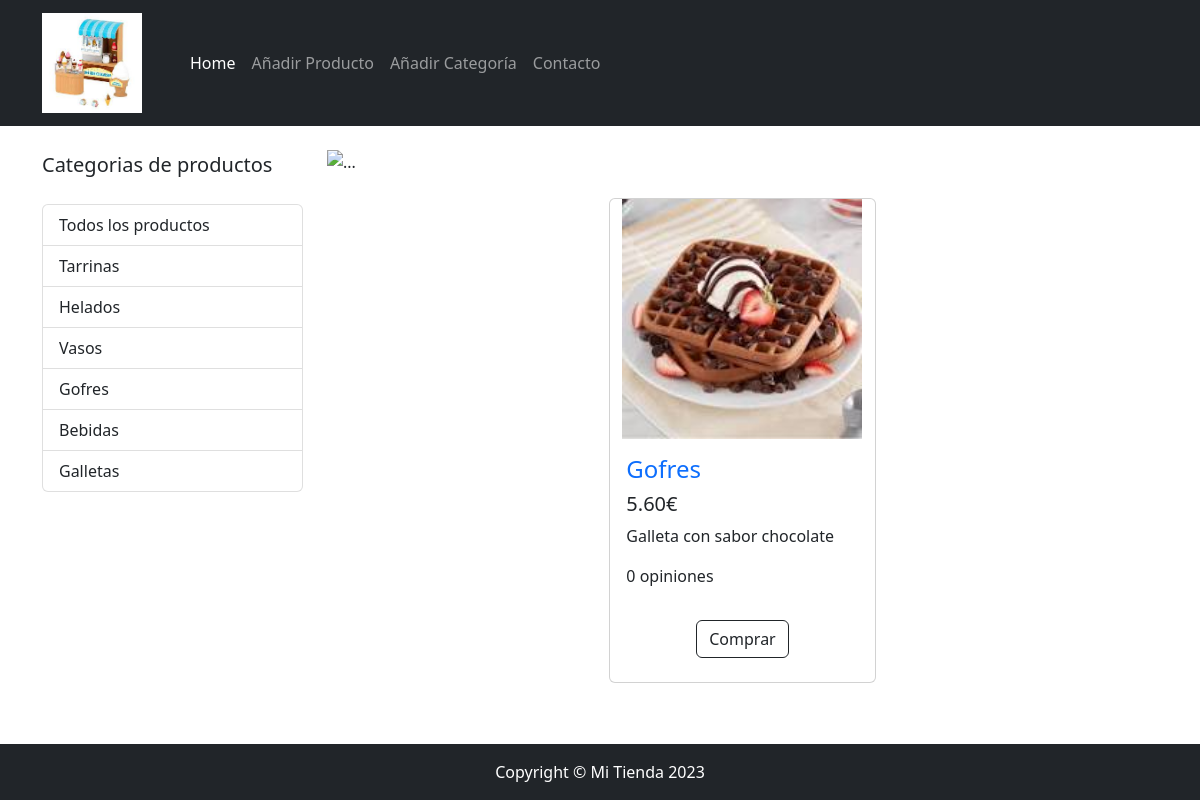
Screenshot of /tienda/index.php?id_cat=4 with the database file from the repository.
### tables this page shows
CREATE TABLE `categorias` (
  `id_categoria` int(6) NOT NULL,
  `nombre` varchar(30) NOT NULL,
  `descripcion` text NOT NULL
);

CREATE TABLE `productos` (
  `id_producto` int(6) NOT NULL,
  `categoria_id` int(6) NOT NULL,
  `nombre` varchar(50) NOT NULL,
  `descripcion` text NOT NULL,
  `precio` decimal(6,2) NOT NULL,
  `url_foto` text NOT NULL,
  `n_opiniones` smallint(5) NOT NULL,
  `fecha` timestamp NOT NULL DEFAULT current_timestamp()
);

### tienda/index.php (the view, shortened to what this page needs)
<?php include("_header.php"); ?>
  <div class="container">
    <div class="row">
      <div class="col-lg-3">
        <p class="lead my-4">Categorias de productos</p>
        <div class="list-group">
          <a href="index.php" class="list-group-item">Todos los productos</a>
		<?php $sql = "SELECT * FROM categorias";
			  $resultado = mysqli_query($mysqli, $sql);
			  while ($row = mysqli_fetch_assoc($resultado))
			  { ?>
				<a href="index.php?id_cat=<?php echo $row['id_categoria']; ?>" class="list-group-item"><?php echo $row['nombre']; ?></a>
		<?php } ?>
        </div>
      </div>
      <div class="col-lg-9">
		<div id="carouselExampleIndicators" class="carousel slide my-4" data-bs-ride="carousel">
		  <div class="carousel-indicators">
			<button type="button" data-bs-target="#carouselExampleIndicators" data-bs-slide-to="0" class="active" aria-current="true" aria-label="Slide 1"></button>
			<button type="button" data-bs-target="#carouselExampleIndicators" data-bs-slide-to="1" aria-label="Slide 2"></button>
		  </div>
		  <div class="carousel-inner">
			<div class="carousel-item active">
			  <img src="./img/slider/heladeria.jpeg" class="d-block w-100" alt="...">
			</div>
		  </div>
		  <button class="carousel-control-prev" type="button" data-bs-target="#carouselExampleIndicators" data-bs-slide="prev">
			<span class="carousel-control-prev-icon" aria-hidden="true"></span>
		  </button>
		  <button class="carousel-control-next" type="button" data-bs-target="#carouselExampleIndicators" data-bs-slide="next">
			<span class="carousel-control-next-icon" aria-hidden="true"></span>
		  </button>
		</div>
        <div class="row gx-4 gx-lg-3 row-cols-1 row-cols-md-2 row-cols-lg-3 justify-content-center">
		<?php
			if(isset($_REQUEST['id_cat'])){
				$sql_prod = "SELECT * FROM productos WHERE categoria_id=".$_REQUEST['id_cat'];
			}else{
				$sql_prod = "SELECT * FROM productos";
			}
			$resultado_prod = mysqli_query($mysqli, $sql_prod);
			if(mysqli_num_rows($resultado_prod)>0)
			{
				while ($row_prod = mysqli_fetch_assoc($resultado_prod))
				{
				?>
			  <div class="col mb-5">
				<div class="card h-100">
				  <a href="#"><img class="card-img-top" src="./img/productes/<?php echo $row_prod['url_foto']; ?>" alt=""></a>
				  <div class="card-body">
					<h4 class="card-title">
					  <a href="#" class="text-decoration-none"><?php echo $row_prod['nombre']; ?></a>
					</h4>
					<h5><?php echo $row_prod['precio']; ?>€</h5>
					<p class="card-text"><?php echo $row_prod['descripcion']; ?></p>
					<p class="pull-right"><?php echo $row_prod['n_opiniones']; ?> opiniones</p>
				  </div>
				  <div class="card-footer p-4 pt-0 border-top-0 bg-transparent">
						<div class="text-center"><a class="btn btn-outline-dark mt-auto" href="https://www.paypal.com/cgi-bin/webscr?cmd=_xclick&business=ismaelkm%40hotmail%2ecom&lc=ES&item_name=<?php echo $row_prod['nombre']; ?>&amount=<?php echo $row_prod['precio']; ?>&currency_code=EUR&button_subtype=services&no_note=0&bn=PP%2dBuyNowBF%3abtn_buynowCC_LG%2egif%3aNonHostedGuest" target="_blank">Comprar</a></div>
					</div>
				</div>
			  </div>
			<?php
				}
			}else{ ?>
				<div class="col-sm-12"><h2>No hay productos en esta categoría</h2></div>
			<?php
			}
			?>
        </div>
      </div>
    </div>
  </div>
<?php include("_footer.php"); ?>

### tienda/css/shop-homepage.css (style rules this page uses)
.card-img-top { width: 100%; object-fit: contain; }
@media (min-width: 768px) { .card-img-top { height: 20vw; } }

### rows the page displays
categorias: nombre "Tarrinas"
categorias: nombre "Helados"
categorias: nombre "Vasos"
categorias: nombre "Gofres"
categorias: nombre "Bebidas"
categorias: nombre "Galletas"
productos: url_foto (picture), nombre "Gofres", precio "5.60", descripcion "Galleta con sabor chocolate", n_opiniones "0"
